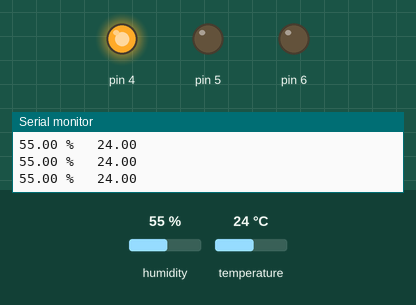
Recording of a sketch running on a simulated Arduino Uno, built with avr-gcc and run on an emulated ATmega328P. Parts: output pins drawn as LEDs (lit = HIGH), the last lines printed to the serial monitor. Inputs (shaded band) come from the test bench; at power-on: temperature 24 °C, humidity 55 %.

Above: at 2.8 s.
2.9 s: temperature set to 29.6 °C
5.6 s: temperature set to 30.3 °C
At 6.4 s:
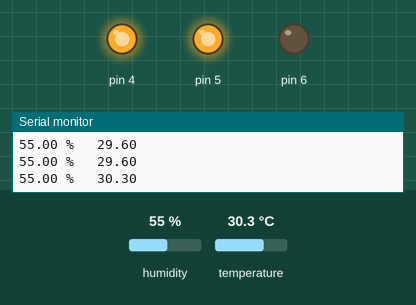
8.3 s: temperature set to 34.6 °C
11.2 s: temperature set to 35.6 °C
At 12.9 s:
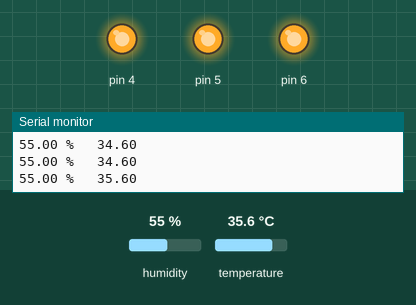
13.9 s: temperature set to 12 °C
At 14.7 s:
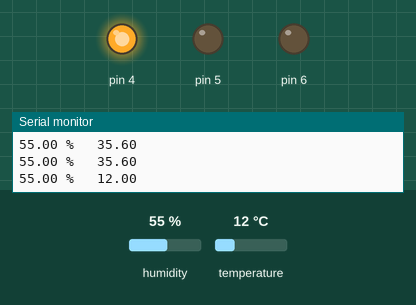
16.6 s: temperature set to 33 °C
At 19.5 s:
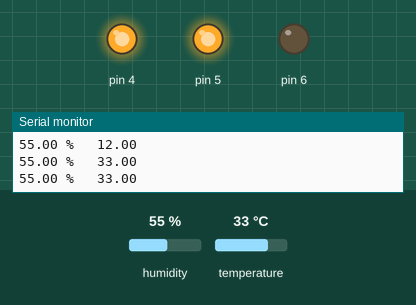
Timing chart, 0 to 20.5 s (numbered marks = the images above; inputs shaded):
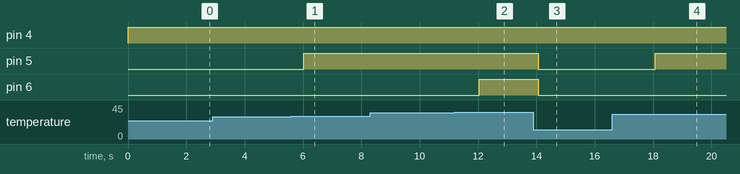

The sketch:

Test_Arduino_Board.ino
```cpp
//ต่ำกว่า 30 ไฟติด 1 ดวง 30-35 ไฟติด 2 ดวง มากกว่านั้นติด 3 ดวง
#include "DHT.h"
#define DHTPIN 9
DHT dht(DHTPIN, DHT22, 15);


void setup() {

  pinMode(4, OUTPUT);
  pinMode(5, OUTPUT);
  pinMode(6, OUTPUT);
  Serial.begin(9600);
  dht.begin();

}

void loop() {

//  digitalWrite(8, HIGH);
//  delay(1000);
//  digitalWrite(8, LOW);
//  delay(1000);
  float h = dht.readHumidity();
  float t = dht.readTemperature();
  if (isnan(h) || isnan(t)) {
    Serial.println("Fail");
    return;
  }
  Serial.print(h);
  Serial.print(" % \t");
  Serial.println(t);//พิมพ์ค่าอุณหภูมิ

  if (t < 30) {
    digitalWrite(4, HIGH);
    digitalWrite(5, LOW);
    digitalWrite(6, LOW);
  }
  else if (t >= 30 && t<35) {
    digitalWrite(4, HIGH);
    digitalWrite(5, HIGH);
    digitalWrite(6, LOW);
  }
  else if (t >= 35) {
    digitalWrite(4, HIGH);
    digitalWrite(5, HIGH);
    digitalWrite(6, HIGH);
  }
  else {
    digitalWrite(4, HIGH);
    digitalWrite(5, HIGH);
    digitalWrite(6, HIGH);
  }

  delay(1000);
}
```

Measured:
- the behaviour switches between 29.9 and 30 °C on temperature (found by bisection; images 0 and 1)
- the behaviour switches between 34.9 and 35 °C on temperature (found by bisection; images 1 and 2)
- after the input at 5.6 s, pin 5: LOW → HIGH after 0.43 s
- after the input at 11.2 s, pin 6: LOW → HIGH after 0.85 s
- after the input at 13.9 s, pin 5, pin 6: HIGH → LOW after 0.16 s
- after the input at 16.6 s, pin 5: LOW → HIGH after 1.5 s
